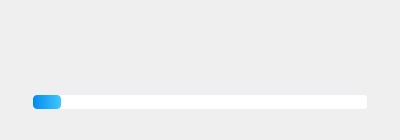
<?xml version="1.0" encoding="UTF-8"?>
<ui version="4.0">
 <class>ProgressBarForm</class>
 <widget class="QWidget" name="ProgressBarForm">
  <property name="geometry">
   <rect>
    <x>0</x>
    <y>0</y>
    <width>400</width>
    <height>140</height>
   </rect>
  </property>
  <property name="sizePolicy">
   <sizepolicy hsizetype="Preferred" vsizetype="Fixed">
    <horstretch>0</horstretch>
    <verstretch>0</verstretch>
   </sizepolicy>
  </property>
  <property name="focusPolicy">
   <enum>Qt::ClickFocus</enum>
  </property>
  <property name="windowTitle">
   <string>Form</string>
  </property>
  <property name="styleSheet">
   <string notr="true">QProgressBar {
    border: 1px solid rgb(237, 237, 243);
    border-radius: 4px;
}

QProgressBar::chunk {
    background-color: qlineargradient(x1: 0, y1: 0, x2: 1, y2: 0, stop: 0 rgb(2, 139, 239), stop: 1 rgb(65, 198, 255));
	border-radius: 4px;
}

QPushButton#pbn_close {
	background: transparent;
	border: none;
}</string>
  </property>
  <layout class="QVBoxLayout" name="verticalLayout">
   <property name="spacing">
    <number>0</number>
   </property>
   <property name="leftMargin">
    <number>32</number>
   </property>
   <property name="topMargin">
    <number>12</number>
   </property>
   <property name="rightMargin">
    <number>12</number>
   </property>
   <property name="bottomMargin">
    <number>28</number>
   </property>
   <item>
    <layout class="QHBoxLayout" name="horizontalLayout">
     <property name="bottomMargin">
      <number>0</number>
     </property>
     <item>
      <widget class="QLabel" name="lbl_title">
       <property name="sizePolicy">
        <sizepolicy hsizetype="Preferred" vsizetype="Fixed">
         <horstretch>0</horstretch>
         <verstretch>0</verstretch>
        </sizepolicy>
       </property>
       <property name="minimumSize">
        <size>
         <width>100</width>
         <height>28</height>
        </size>
       </property>
       <property name="maximumSize">
        <size>
         <width>16777215</width>
         <height>28</height>
        </size>
       </property>
       <property name="text">
        <string/>
       </property>
      </widget>
     </item>
     <item>
      <spacer name="horizontalSpacer">
       <property name="orientation">
        <enum>Qt::Horizontal</enum>
       </property>
       <property name="sizeType">
        <enum>QSizePolicy::Expanding</enum>
       </property>
       <property name="sizeHint" stdset="0">
        <size>
         <width>40</width>
         <height>20</height>
        </size>
       </property>
      </spacer>
     </item>
     <item>
      <widget class="QPushButton" name="pbn_close">
       <property name="sizePolicy">
        <sizepolicy hsizetype="Fixed" vsizetype="Fixed">
         <horstretch>0</horstretch>
         <verstretch>0</verstretch>
        </sizepolicy>
       </property>
       <property name="minimumSize">
        <size>
         <width>28</width>
         <height>28</height>
        </size>
       </property>
       <property name="maximumSize">
        <size>
         <width>28</width>
         <height>28</height>
        </size>
       </property>
       <property name="text">
        <string/>
       </property>
       <property name="icon">
        <iconset resource="../../../../rc/orpe_components.qrc">
         <normaloff>:/components/image/components/window/close_window.svg</normaloff>:/components/image/components/window/close_window.svg</iconset>
       </property>
       <property name="iconSize">
        <size>
         <width>24</width>
         <height>24</height>
        </size>
       </property>
       <property name="flat">
        <bool>false</bool>
       </property>
      </widget>
     </item>
    </layout>
   </item>
   <item>
    <layout class="QVBoxLayout" name="verticalLayout_2">
     <property name="spacing">
      <number>12</number>
     </property>
     <property name="rightMargin">
      <number>20</number>
     </property>
     <property name="bottomMargin">
      <number>0</number>
     </property>
     <item>
      <widget class="QLabel" name="lbl_msg">
       <property name="sizePolicy">
        <sizepolicy hsizetype="Preferred" vsizetype="Fixed">
         <horstretch>0</horstretch>
         <verstretch>0</verstretch>
        </sizepolicy>
       </property>
       <property name="minimumSize">
        <size>
         <width>300</width>
         <height>40</height>
        </size>
       </property>
       <property name="maximumSize">
        <size>
         <width>16777215</width>
         <height>40</height>
        </size>
       </property>
       <property name="text">
        <string notr="true"/>
       </property>
       <property name="alignment">
        <set>Qt::AlignCenter</set>
       </property>
       <property name="wordWrap">
        <bool>true</bool>
       </property>
      </widget>
     </item>
     <item>
      <widget class="QProgressBar" name="progressBar">
       <property name="minimumSize">
        <size>
         <width>300</width>
         <height>16</height>
        </size>
       </property>
       <property name="maximumSize">
        <size>
         <width>16777215</width>
         <height>16</height>
        </size>
       </property>
       <property name="minimum">
        <number>0</number>
       </property>
       <property name="maximum">
        <number>59</number>
       </property>
       <property name="value">
        <number>5</number>
       </property>
       <property name="textVisible">
        <bool>false</bool>
       </property>
       <property name="format">
        <string/>
       </property>
      </widget>
     </item>
    </layout>
   </item>
  </layout>
 </widget>
 <resources>
  <include location="../../../../rc/orpe_components.qrc"/>
 </resources>
 <connections/>
</ui>
